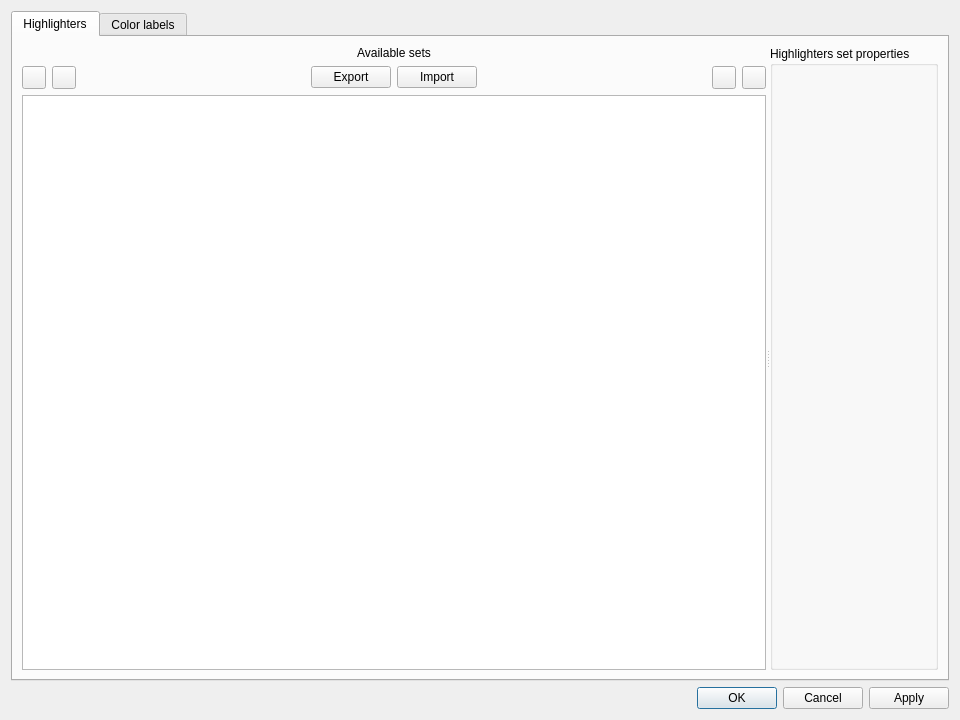
<?xml version="1.0" encoding="UTF-8"?>
<ui version="4.0">
 <class>HighlightersDialog</class>
 <widget class="QDialog" name="HighlightersDialog">
  <property name="geometry">
   <rect>
    <x>0</x>
    <y>0</y>
    <width>960</width>
    <height>720</height>
   </rect>
  </property>
  <property name="windowTitle">
   <string>Highlighters</string>
  </property>
  <layout class="QVBoxLayout" name="verticalLayout_5">
   <item>
    <widget class="QTabWidget" name="tabWidget">
     <property name="currentIndex">
      <number>0</number>
     </property>
     <widget class="QWidget" name="tab">
      <attribute name="title">
       <string>Highlighters</string>
      </attribute>
      <layout class="QVBoxLayout" name="verticalLayout_3">
       <item>
        <widget class="QSplitter" name="splitter">
         <property name="sizePolicy">
          <sizepolicy hsizetype="Expanding" vsizetype="Expanding">
           <horstretch>0</horstretch>
           <verstretch>0</verstretch>
          </sizepolicy>
         </property>
         <property name="orientation">
          <enum>Qt::Horizontal</enum>
         </property>
         <property name="childrenCollapsible">
          <bool>false</bool>
         </property>
         <widget class="QWidget" name="layoutWidget">
          <layout class="QVBoxLayout" name="verticalLayout">
           <item>
            <widget class="QLabel" name="label">
             <property name="text">
              <string>Available sets</string>
             </property>
             <property name="alignment">
              <set>Qt::AlignCenter</set>
             </property>
            </widget>
           </item>
           <item>
            <layout class="QHBoxLayout" name="buttonsLayout">
             <property name="spacing">
              <number>6</number>
             </property>
             <item>
              <widget class="QToolButton" name="addHighlighterButton">
               <property name="toolTip">
                <string>New Highlighter</string>
               </property>
               <property name="text">
                <string/>
               </property>
               <property name="icon">
                <iconset resource="../../app/klogg.qrc">
                 <normaloff>:/images/icons8-plus.svg</normaloff>:/images/icons8-plus.svg</iconset>
               </property>
              </widget>
             </item>
             <item>
              <widget class="QToolButton" name="removeHighlighterButton">
               <property name="toolTip">
                <string>Delete Highlighter</string>
               </property>
               <property name="text">
                <string/>
               </property>
               <property name="icon">
                <iconset resource="../../app/klogg.qrc">
                 <normaloff>:/images/icons8-minus.svg</normaloff>:/images/icons8-minus.svg</iconset>
               </property>
              </widget>
             </item>
             <item>
              <spacer name="horizontalSpacer_2">
               <property name="orientation">
                <enum>Qt::Horizontal</enum>
               </property>
               <property name="sizeHint" stdset="0">
                <size>
                 <width>40</width>
                 <height>20</height>
                </size>
               </property>
              </spacer>
             </item>
             <item>
              <widget class="QPushButton" name="exportButton">
               <property name="text">
                <string>Export</string>
               </property>
              </widget>
             </item>
             <item>
              <widget class="QPushButton" name="importButton">
               <property name="text">
                <string>Import</string>
               </property>
              </widget>
             </item>
             <item>
              <spacer name="horizontalSpacer">
               <property name="orientation">
                <enum>Qt::Horizontal</enum>
               </property>
               <property name="sizeHint" stdset="0">
                <size>
                 <width>40</width>
                 <height>20</height>
                </size>
               </property>
              </spacer>
             </item>
             <item>
              <widget class="QToolButton" name="upHighlighterButton">
               <property name="toolTip">
                <string>Move Highlighter Up</string>
               </property>
               <property name="text">
                <string/>
               </property>
               <property name="icon">
                <iconset resource="../../app/klogg.qrc">
                 <normaloff>:/images/icons8-up.svg</normaloff>:/images/icons8-up.svg</iconset>
               </property>
              </widget>
             </item>
             <item>
              <widget class="QToolButton" name="downHighlighterButton">
               <property name="toolTip">
                <string>Move Highlighter Down</string>
               </property>
               <property name="text">
                <string/>
               </property>
               <property name="icon">
                <iconset resource="../../app/klogg.qrc">
                 <normaloff>:/images/icons8-down-arrow.svg</normaloff>:/images/icons8-down-arrow.svg</iconset>
               </property>
              </widget>
             </item>
            </layout>
           </item>
           <item>
            <widget class="QListWidget" name="highlighterListWidget">
             <property name="sizePolicy">
              <sizepolicy hsizetype="MinimumExpanding" vsizetype="Expanding">
               <horstretch>0</horstretch>
               <verstretch>0</verstretch>
              </sizepolicy>
             </property>
            </widget>
           </item>
          </layout>
         </widget>
         <widget class="QGroupBox" name="groupBox">
          <property name="title">
           <string>Highlighters set properties</string>
          </property>
          <layout class="QVBoxLayout" name="verticalLayout_2">
           <item>
            <layout class="QVBoxLayout" name="highlighterLayout"/>
           </item>
          </layout>
         </widget>
        </widget>
       </item>
      </layout>
     </widget>
     <widget class="QWidget" name="tab_2">
      <attribute name="title">
       <string>Color labels</string>
      </attribute>
      <layout class="QVBoxLayout" name="verticalLayout_4">
       <item>
        <layout class="QGridLayout" name="quickHighlightLayout">
         <item row="2" column="1">
          <widget class="QLabel" name="colorLabelsForeColor">
           <property name="text">
            <string>Fore color</string>
           </property>
          </widget>
         </item>
         <item row="2" column="0">
          <widget class="QWidget" name="colorLabelsPlaceholder" native="true"/>
         </item>
         <item row="2" column="2">
          <widget class="QLabel" name="colorLabelsBackColor">
           <property name="text">
            <string>Back color</string>
           </property>
          </widget>
         </item>
         <item row="2" column="3">
          <widget class="QLabel" name="colorLabelsCycle">
           <property name="text">
            <string>Include into cycle</string>
           </property>
          </widget>
         </item>
        </layout>
       </item>
       <item>
        <spacer name="verticalSpacer">
         <property name="orientation">
          <enum>Qt::Vertical</enum>
         </property>
         <property name="sizeHint" stdset="0">
          <size>
           <width>20</width>
           <height>40</height>
          </size>
         </property>
        </spacer>
       </item>
      </layout>
     </widget>
    </widget>
   </item>
   <item>
    <widget class="QDialogButtonBox" name="buttonBox">
     <property name="orientation">
      <enum>Qt::Horizontal</enum>
     </property>
     <property name="standardButtons">
      <set>QDialogButtonBox::Apply|QDialogButtonBox::Cancel|QDialogButtonBox::Ok</set>
     </property>
    </widget>
   </item>
  </layout>
 </widget>
 <resources>
  <include location="../../app/klogg.qrc"/>
  <include location="../../app/klogg.qrc"/>
 </resources>
 <connections/>
</ui>
